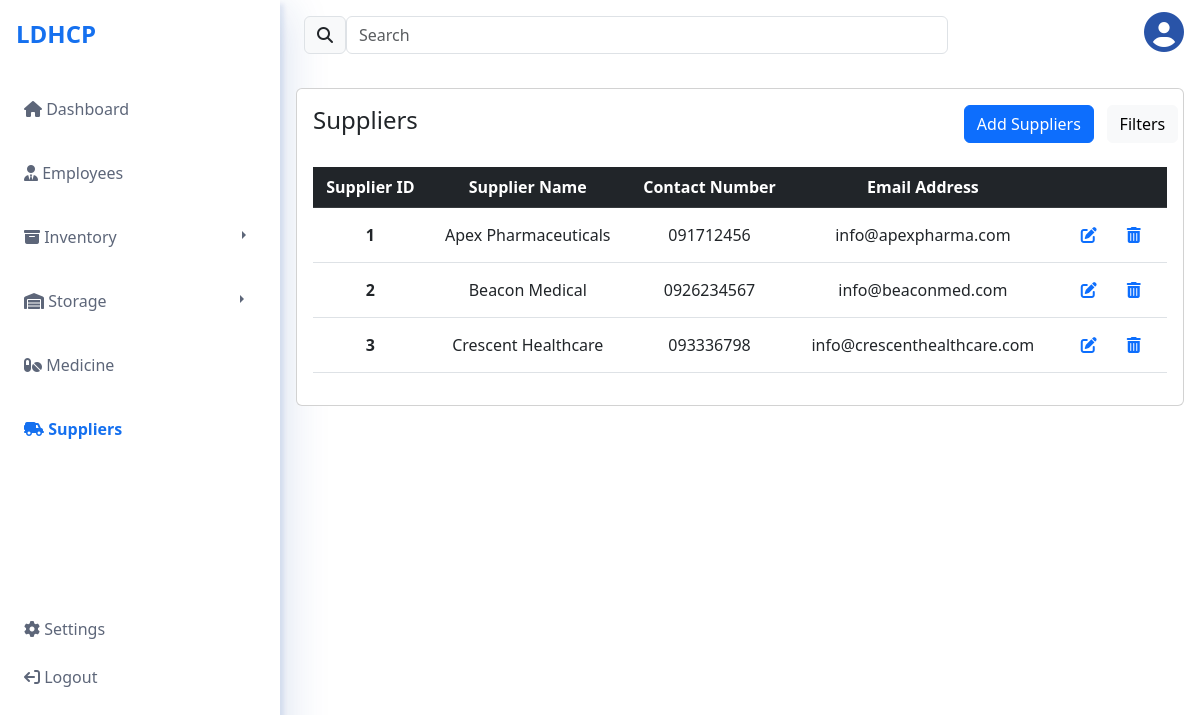
Page /suppliers (signed in) on the committed database.
### website/models.py (models this page shows)
class Supplier(db.Model):
    supplier_id = db.Column(db.Integer, primary_key=True)
    supplier_name = db.Column(db.String(50), nullable=False)
    supplier_contact = db.Column(db.String(13), nullable=False, unique=True)
    supplier_email = db.Column(db.String(50), nullable=False, unique=True)
    returns = db.relationship('Returns')
    restock = db.relationship('Restock')

### website/views.py (the view)
@views.route('/suppliers')
@login_required
def suppliers():
    supplier_list = Supplier.query.all()
    return render_template("suppliers.html", user=current_user, supplier_list=supplier_list)

### website/__init__.py (called while the page is built)
def create_app():
    app = Flask(__name__)
    app.config['SECRET_KEY'] = 'ldhcp-project'
    app.config['SQLALCHEMY_DATABASE_URI'] = f'sqlite:///{DB_NAME}'
    db.init_app(app)
    from .views import views
    from .auth import auth
    app.register_blueprint(views, url_prefix="/")
    app.register_blueprint(auth, url_prefix="/")
    from .models import Authentication
    create_database(app)
    login_manager = LoginManager()
    login_manager.login_view = 'auth.login'
    login_manager.init_app(app)
    @login_manager.user_loader
    def load_user(id):
        return Authentication.query.get(int(id))
    return app

### website/templates/suppliers.html (shortened to what this page needs)
{% extends "views-base.html" %}{% block title %}LDHCP Suppliers{% endblock %}
{% block content %}
        <div class="sidebar" id="side_nav">
            <div class="header-box px-2 pt-3 pb-4 d-flex justify-content-between">
                <h1 class="fs-4 fw-bold pt-1 ps-2"><span class="text-logo">LDHCP</span></h1>
            </div>
            <ul class="list-unstyled px-2">
                <li class=""><a href="/dashboard" class="text-decoration-none px-3 py-3 d-block"><i class="fa-solid fa-house"></i> Dashboard</a></li>
                <li class=""><a href="/employee" class="text-decoration-none px-3 py-3 mt-2 d-block"><i class="fa-solid fa-user-tie"></i> Employees</a></li>
                <div class="btn-group dropend">
                    <button type="button" class="btn btn-secondary" id="sidebar-btn">
                        <a href="/inventory" class="text-decoration-none px-3 py-3 mt-2 d-block" id="inv-txt"><i class="fa-solid fa-box-archive"></i> Inventory</a>
                    </button>
                    <button type="button" class="btn btn-secondary dropdown-toggle dropdown-toggle-split" data-bs-toggle="dropdown" aria-expanded="false" id="sidebar-btn-toggle">
                    </button>
                </div>
                <div class="btn-group dropend">
                    <button type="button" class="btn btn-secondary" id="sidebar-btn">
                        <a href="/storage" class="text-decoration-none px-3 py-3 mt-2 d-block" id="storage-txt"><i class="fa-solid fa-warehouse"></i> Storage</a>
                    </button>
                    <button type="button" class="btn btn-secondary dropdown-toggle dropdown-toggle-split" data-bs-toggle="dropdown" aria-expanded="false" id="sidebar-btn-toggle">
                    </button>
                </div>
                <li class=""><a href="/medicine" class="text-decoration-none px-3 py-3 mt-2 d-block"><i class="fa-solid fa-pills"></i> Medicine</a></li>
                <li class="active"><a href="/suppliers" class="text-decoration-none px-3 py-3 mt-2 d-block"><i class="fa-solid fa-truck-field"></i> Suppliers</a></li>
                <br><br><br><br>
                <li class=""><a href="#" class="text-decoration-none px-3 py-3 mt-5 d-block"><i class="fa-solid fa-gear"></i> Settings</a></li>
                <li class=""><a href="#" class="text-decoration-none px-3 py-1 mt-1 d-block"><i class="fa-solid fa-arrow-right-from-bracket fa-flip-horizontal"></i> Logout</a></li>
            </ul>
        </div>
        <div class="content">
            <div class="row px-3">
                <div class="col-4 col-sm-4 col-md-5 col-lg-7 col-xl-9">
                    <div class="d-flex justify-content-between px-2 py-3">
                        <span class="input-group-text" id="basic-addon1"><i class="fa-solid fa-magnifying-glass"></i></span>
                        <input type="text" class="form-control" placeholder="Search" aria-label="Username" aria-describedby="basic-addon1">
                    </div>
                </div>
                <div class="col-8 col-sm-8 col-md-7 col-lg-5 col-xl-3 py-2">
                    <h1 class="circle-user-container"><i class="fa-solid fa-circle-user" id="user-logo-close" onclick="toggleUserProfile()"></i></h1>
                </div>
            </div>
            <div class="row g-3 px-3 py-3">
                <div class="col-12 col-lg-12">
                    <div class="card" id="table-card">
                        <div class="card-body">
                            <div class="row">
                                <div class="col-lg-8 d-flex align-items-center">
                                    <h6 class="card-title text-center fs-4">Suppliers</h6>
                                </div>
                                <div class="col-lg-3">
                                    <div class="d-grid justify-content-end">
                                        <button type="button" class="btn btn-primary btn-md" data-bs-toggle="modal" data-bs-target="#addSupplierModal">Add Suppliers</button>
                                    </div>
                                </div>
                                <div class="col-lg-1">
                                    <div class="d-grid justify-content-center">
                                        <button type="button" class="btn btn-light">Filters</button>
                                    </div>
                                </div>
                            </div>
                            <div class="row">
                                <div class="table-responsive overflow-scroll">
                                    <table class="table align-middle table-hover">
                                        <thead class="table-dark"><br>
                                            <tr class="table-header fw-semibold text-center">
                                                <th scope="col">Supplier ID</th>
                                                <th scope="col">Supplier Name</th>
                                                <th scope="col">Contact Number</th>
                                                <th scope="col">Email Address</th>
                                                <th scope="col"></th>
                                            </tr>
                                        </thead>
                                        <tbody>
                                            {% for supplier in supplier_list %}
                                            <tr class="table-data align-middle text-center">
                                                <td class="fw-bold" scope="row">{{ supplier.supplier_id }}</td>
                                                <td>{{ supplier.supplier_name }}</td>
                                                <td>{{ supplier.supplier_contact }}</td>
                                                <td>{{ supplier.supplier_email }}</td>
                                                <td>
                                                    <a href="#" class="btn btn-link edit-btn" data-bs-toggle="modal" data-bs-target="#editSupplierModal{{ supplier.supplier_id }}">
                                                        <i class="fas fa-edit"></i>
                                                    </a>
                                                    <form action="/delete_supplier/{{ supplier.supplier_id }}" method="POST" style="display: inline;">
                                                        <button type="submit" class="btn btn-link delete-btn">
                                                            <i class="fas fa-trash-alt"></i>
                                                        </button>
                                                    </form>
                                                </td>
                                            </tr>
                                            {% endfor %}
                                        </tbody>
                                    </table>
                                </div>
                            </div>
                        </div>
                    </div>
                </div>
            </div>
        </div>
{% endblock %}

### website/static/main.css (style rules this page uses)
body { background: #5D6679; font-family: sans-serif; }
#side_nav { background: #FFFFFF; min-width: 280px; max-width: 280px; transition: all 0.2s; box-shadow: 4px 4px 4px rgba(29, 75, 163, 0.1), 8px 8px 40px rgba(29, 75, 163, 0.15); min-height: 100vh; }
.text-logo { color:#1570EF; }
.content { min-height: 100vh; width: 100%; }
.sidebar li.active a, .sidebar li.active a:hover { color: #1570EF; font-weight: bold; }
.sidebar li a { color: #5D6679; }
#sidebar-btn { background: white; border: none; padding: 0px; }
#sidebar-btn-toggle { background: white; color: #5D6679; border: none; margin-left: 100px; }
#inv-txt { color: #5D6679; }
#storage-txt { color: #5D6679; margin-right: 8px; }
.circle-user-container { text-align: right; }
#user-logo-close { color: #1D4BA3F2; font-size: 40px; cursor: pointer; }

### rows in the picture
Supplier: supplier_id "1", supplier_name "Apex Pharmaceuticals", supplier_contact "091712456", supplier_email "info@apexpharma.com"
Supplier: supplier_id "2", supplier_name "Beacon Medical", supplier_contact "0926234567", supplier_email "info@beaconmed.com"
Supplier: supplier_id "3", supplier_name "Crescent Healthcare", supplier_contact "093336798", supplier_email "info@crescenthealthcare.com"
